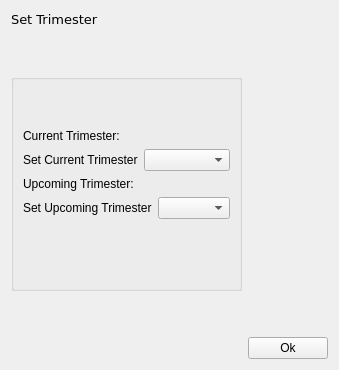
             <widget class="QWidget" name="setTrimester">
              <layout class="QGridLayout" name="gridLayout_2">
               <item row="5" column="1">
                <spacer name="verticalSpacer_6">
                 <property name="orientation">
                  <enum>Qt::Vertical</enum>
                 </property>
                 <property name="sizeHint" stdset="0">
                  <size>
                   <width>20</width>
                   <height>40</height>
                  </size>
                 </property>
                </spacer>
               </item>
               <item row="6" column="1">
                <widget class="QPushButton" name="currentTrimesterSelected">
                 <property name="sizePolicy">
                  <sizepolicy hsizetype="Maximum" vsizetype="Fixed">
                   <horstretch>0</horstretch>
                   <verstretch>0</verstretch>
                  </sizepolicy>
                 </property>
                 <property name="text">
                  <string>Ok</string>
                 </property>
                </widget>
               </item>
               <item row="0" column="0">
                <widget class="QLabel" name="setTrimesterLabel">
                 <property name="font">
                  <font>
                   <family>Verdana</family>
                   <pointsize>10</pointsize>
                  </font>
                 </property>
                 <property name="text">
                  <string>Set Trimester</string>
                 </property>
                </widget>
               </item>
               <item row="3" column="0">
                <widget class="QGroupBox" name="groupBox6">
                 <layout class="QVBoxLayout" name="verticalLayout_18">
                  <item>
                   <spacer name="verticalSpacer_5">
                    <property name="orientation">
                     <enum>Qt::Vertical</enum>
                    </property>
                    <property name="sizeHint" stdset="0">
                     <size>
                      <width>20</width>
                      <height>40</height>
                     </size>
                    </property>
                   </spacer>
                  </item>
                  <item>
                   <widget class="QLabel" name="currentTrimesterIs">
                    <property name="text">
                     <string>Current Trimester: </string>
                    </property>
                   </widget>
                  </item>
                  <item>
                   <layout class="QHBoxLayout" name="horizontalLayout_6">
                    <item>
                     <widget class="QLabel" name="selectCurrentTrimester">
                      <property name="text">
                       <string>Set Current Trimester</string>
                      </property>
                     </widget>
                    </item>
                    <item>
                     <widget class="QComboBox" name="trimesterComboBox"/>
                    </item>
                   </layout>
                  </item>
                  <item>
                   <widget class="QLabel" name="upcomingTrimesterLabel">
                    <property name="text">
                     <string>Upcoming Trimester:</string>
                    </property>
                   </widget>
                  </item>
                  <item>
                   <layout class="QHBoxLayout" name="horizontalLayout_7">
                    <item>
                     <widget class="QLabel" name="selectUpcomingTrimester">
                      <property name="text">
                       <string>Set Upcoming Trimester</string>
                      </property>
                     </widget>
                    </item>
                    <item>
                     <widget class="QComboBox" name="trimesterComboBoxUpcoming"/>
                    </item>
                   </layout>
                  </item>
                  <item>
                   <widget class="QLabel" name="setTrimesterInfoLabel">
                    <property name="sizePolicy">
                     <sizepolicy hsizetype="Preferred" vsizetype="Maximum">
                      <horstretch>0</horstretch>
                      <verstretch>0</verstretch>
                     </sizepolicy>
                    </property>
                    <property name="text">
                     <string/>
                    </property>
                   </widget>
                  </item>
                  <item>
                   <spacer name="verticalSpacer_4">
                    <property name="orientation">
                     <enum>Qt::Vertical</enum>
                    </property>
                    <property name="sizeHint" stdset="0">
                     <size>
                      <width>20</width>
                      <height>40</height>
                     </size>
                    </property>
                   </spacer>
                  </item>
                 </layout>
                </widget>
               </item>
               <item row="1" column="0">
                <spacer name="verticalSpacer_23">
                 <property name="orientation">
                  <enum>Qt::Vertical</enum>
                 </property>
                 <property name="sizeHint" stdset="0">
                  <size>
                   <width>20</width>
                   <height>40</height>
                  </size>
                 </property>
                </spacer>
               </item>
              </layout>
             </widget>
